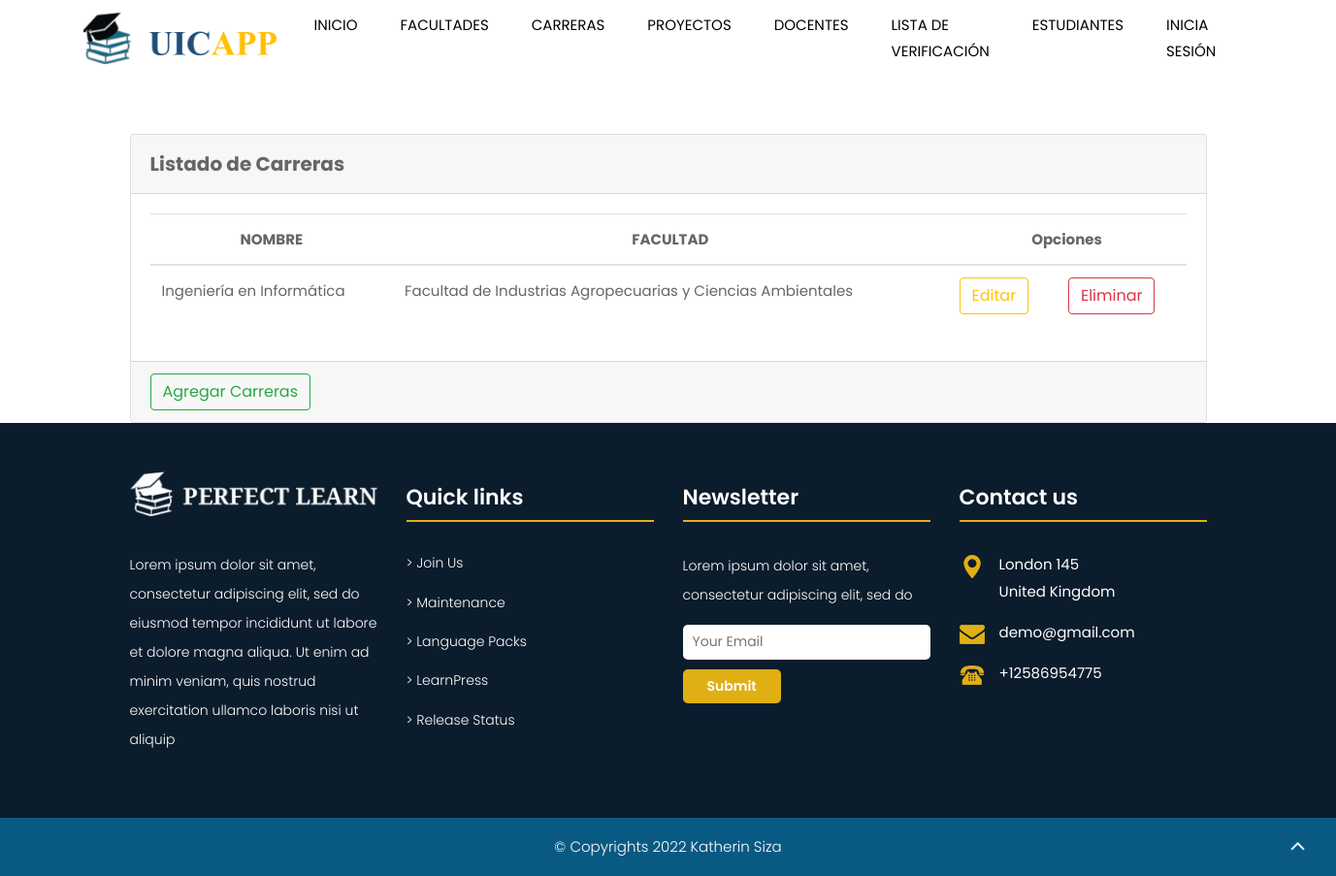
Before: /app/carreras/ with the older database file.
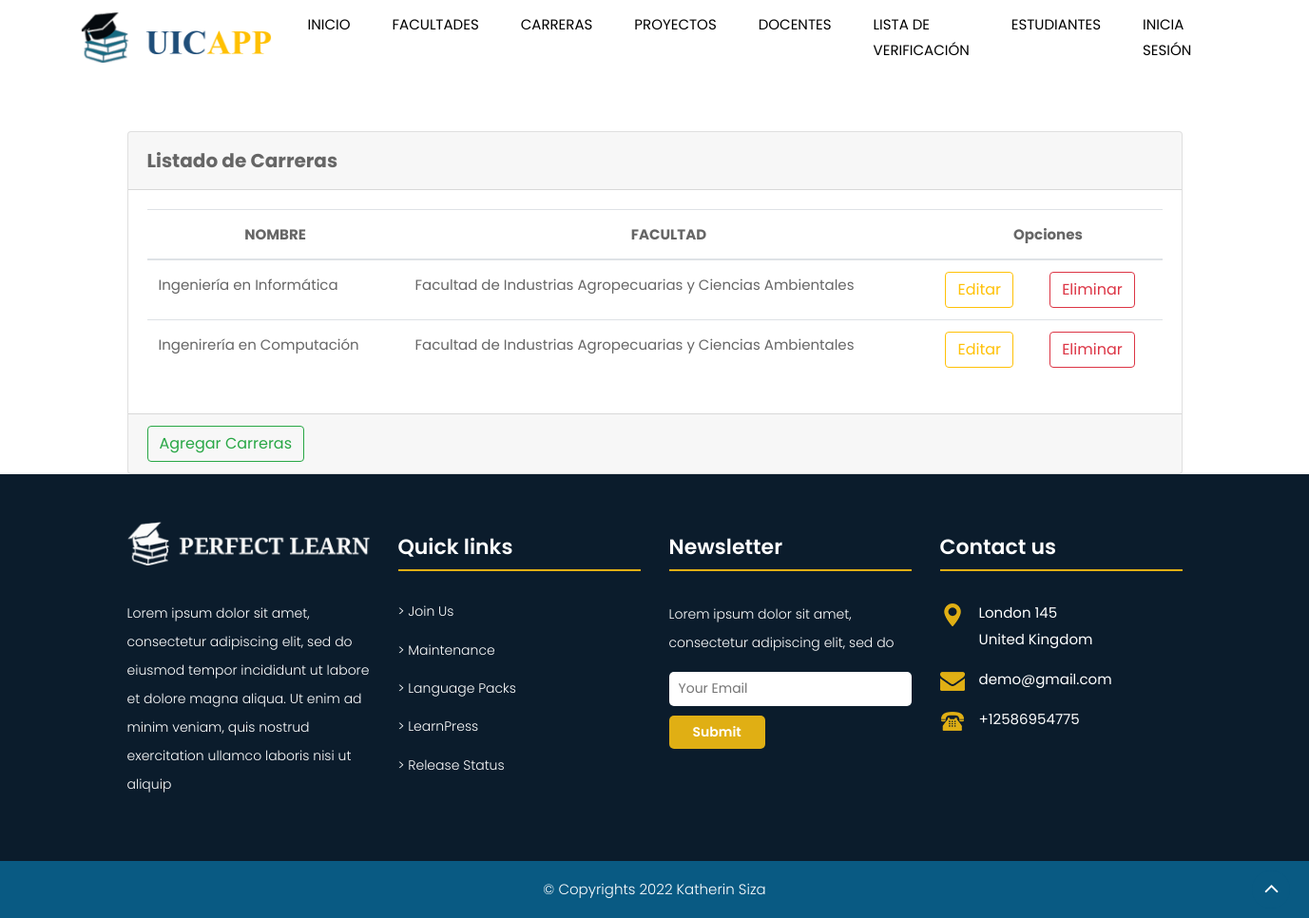
After: the same page with the newer database file.
### App/models.py (models this page shows, shortened)
class Carrera(models.Model):
    nombre = models.CharField(max_length=100, verbose_name='Nombre de la Carrera', primary_key=True)
    idFacultad = models.ForeignKey(Facultad, verbose_name='Facultad', on_delete=CASCADE)
    fechaCreacion = models.DateField(auto_now_add=True)
    fechaModificacion= models.DateField(null = True, blank = True, editable=False)

class Facultad(models.Model):
    nombre = models.CharField(max_length=100, verbose_name='Nombre de la Facultad', primary_key=True)
    sigla = models.CharField(max_length=20, verbose_name='Nombre corto de la Facultad')
    fechaCreacion = models.DateField(auto_now_add=True)
    fechaModificacion= models.DateField(null = True, blank = True, editable=False)
    def __str__(self) -> str:
        txt = '{0}'
        return txt.format(self.nombre)

### App/Modules/Carreras/view.py (the view)
# urls.py: path('app/carreras/',  listarCarreras.as_view(), name='carreras'),
class listarCarreras(ListView):
    model = modelo
    template_name = f'{entidad}/listado.html'
    def dispatch(self, request, *args, **kwargs):
        return super().dispatch(request, *args, **kwargs)
    def get_context_data(self, **kwargs):
        context = super().get_context_data(**kwargs)
        context['encabezado'] = ['nombre', 'facultad']
        context['items'] = modelo.objects.all()
        context['title'] = f'{entidad}'
        context['listado'] = f'Listado de {entidad}'
        return context

### App/Modules/Carreras/listado.html (shortened to what this page needs)
{% extends 'Views/header.html'  %}
{% load static %}
{% block content %}
<div class="container" style="margin-top: 10%; align-content: center;" >
    <div class="card">
        <div class="card-header">
            <b style="font-size: 20px;" > {{listado}} </b>
        </div>
        <div class="card-body">
            <table class="table table-hover table-responsive'>
                <thead class="table-light ">
                    <tr style="text-align: center;" >
                        {% for titulo in encabezado %}
                            <th class="header" scope="col">{{ titulo | upper }}</th>
                        {% endfor %}
                        <th class="header" scope="col" colspan="2" >Opciones</th>
                    </tr>
                <tbody class="fija1">
                    {% for item in items %}
                        <tr>
                            <td class="header" scope="col">{{ item.nombre }} </td>
                            <td class="header" scope="col">{{ item.idFacultad }} </td>
                            <td class="header" scope="col">
                                <a type="button" href='edit/{{item.pk}}' class="btn btn-outline-warning">Editar</a>
                            </td>
                            <td class="header" scope="col">
                                <a type="button" href="delete/{{item.pk}}" class="btn btn-outline-danger">Eliminar</a>
                            </td>
                        </tr>
                    {% endfor %}
                </tbody>
            </table>
        </div>
        <div class="card-footer">
            <a href="add" class="btn btn-outline-success">Agregar {{title}} </a>
        </div>
    </div>
</div>
{% endblock content %}

Changed rows visible on the page:
added Carrera: nombre "Ingenirería en Computación", idFacultad "Facultad de Industrias Agropecuarias y Ciencias Ambientales"
